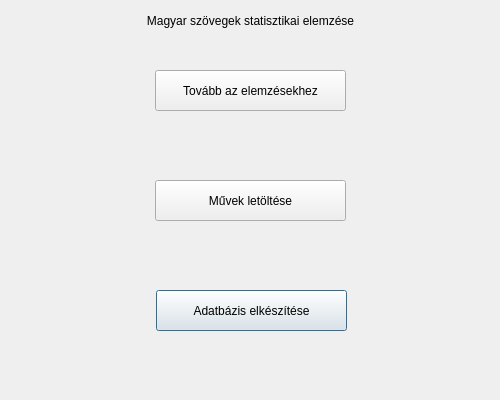
<?xml version="1.0" encoding="UTF-8"?>
<ui version="4.0">
 <class>Dialog</class>
 <widget class="QDialog" name="Dialog">
  <property name="geometry">
   <rect>
    <x>0</x>
    <y>0</y>
    <width>500</width>
    <height>400</height>
   </rect>
  </property>
  <property name="windowTitle">
   <string>Dialog</string>
  </property>
  <widget class="QLabel" name="title_label">
   <property name="geometry">
    <rect>
     <x>0</x>
     <y>0</y>
     <width>501</width>
     <height>41</height>
    </rect>
   </property>
   <property name="text">
    <string>Magyar szövegek statisztikai elemzése</string>
   </property>
   <property name="alignment">
    <set>Qt::AlignCenter</set>
   </property>
  </widget>
  <widget class="QPushButton" name="create_database_button">
   <property name="geometry">
    <rect>
     <x>156</x>
     <y>290</y>
     <width>191</width>
     <height>41</height>
    </rect>
   </property>
   <property name="text">
    <string>Adatbázis elkészítése</string>
   </property>
  </widget>
  <widget class="QPushButton" name="download_works_button">
   <property name="geometry">
    <rect>
     <x>155</x>
     <y>180</y>
     <width>191</width>
     <height>41</height>
    </rect>
   </property>
   <property name="text">
    <string>Művek letöltése</string>
   </property>
  </widget>
  <widget class="QPushButton" name="next_page_button">
   <property name="geometry">
    <rect>
     <x>155</x>
     <y>70</y>
     <width>191</width>
     <height>41</height>
    </rect>
   </property>
   <property name="text">
    <string>Tovább az elemzésekhez</string>
   </property>
  </widget>
 </widget>
 <resources/>
 <connections/>
</ui>
